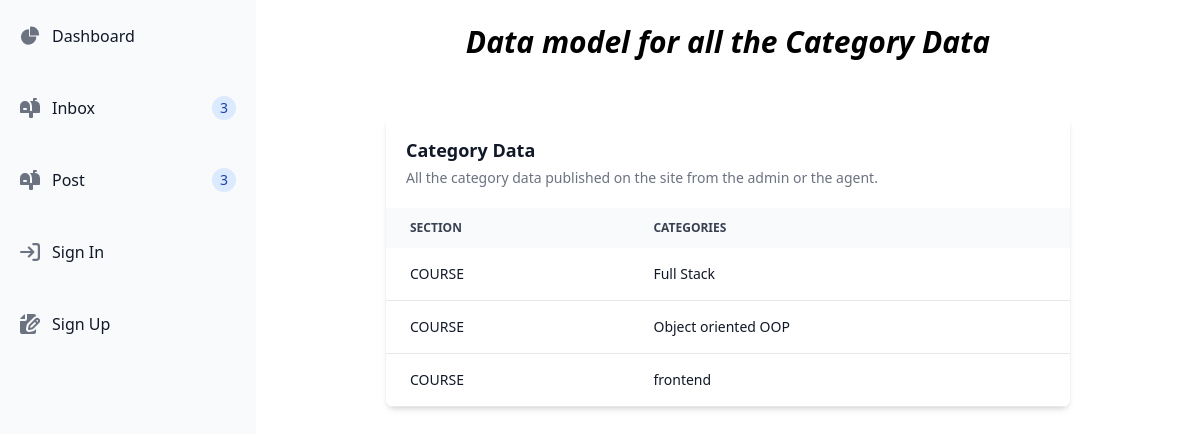
Page /dashboard/categoryCourseData/ on the committed database.
### courses/models.py (models this page shows, shortened)
class Category(models.Model):
	name = models.CharField(max_length=100)
	class Meta:
		ordering = ('name',)
		verbose_name_plural = "Categories"

### dashboard/views.py (the view)
# urls.py: path('categoryCourseData/', views.categoryCourseData, name="categoryCourseData"),
def categoryCourseData(request):
    category_course_data = CategoryCourse.objects.all()
    return render(request, "dashboard/categoryCourseData.html", {
        'category_course_data': category_course_data,
    })

### dashboard/templates/dashboard/categoryCourseData.html (shortened to what this page needs)
{% extends "dashboard/base.html" %}
{% block content %}
<div class="p-4 sm:ml-64 flex flex-col justify-center items-center">
    <h1 class="text-3xl my-2 font-semibold italic mb-14">Data model for all the Category Data</h1>
    <div class="w-3/4 relative overflow-x-auto shadow-md sm:rounded-lg">
        <table class="w-full text-sm text-left rtl:text-right text-gray-500 dark:text-gray-400">
            <caption class="p-5 text-lg font-semibold text-left rtl:text-right text-gray-900 bg-white dark:text-white dark:bg-gray-800">
                Category Data
                <p class="mt-1 text-sm font-normal text-gray-500 dark:text-gray-400">All the category data published on the site from the admin or the agent.</p>
            </caption>
            <thead class="text-xs text-gray-700 uppercase bg-gray-50 dark:bg-gray-700 dark:text-gray-400">
                <tr>
                    <th scope="col" class="px-6 py-3">
                        Section
                    </th>
                    <th scope="col" class="px-6 py-3">
                        Categories
                    </th>
                </tr>
            </thead>
            {% if category_course_data %}
                <tbody>
                    {% for item in category_course_data %}
                        <tr class="text-gray-900 bg-white border-b dark:bg-gray-800 dark:border-gray-700">
                            <th scope="row" class="px-6 py-4 font-medium text-gray-900 whitespace-nowrap dark:text-white">
                                COURSE
                            </th>
                            <th scope="row" class="px-6 py-4 font-medium text-gray-900 whitespace-nowrap dark:text-white">
                                {{ item.name }}
                            </th>
                        </tr>
                    {% endfor %}
                </tbody>
            {% endif %}
        </table>
    </div>
</div>
{% endblock %}

### rows in the picture
Category: name "Full Stack"
Category: name "Object oriented OOP"
Category: name "frontend"
